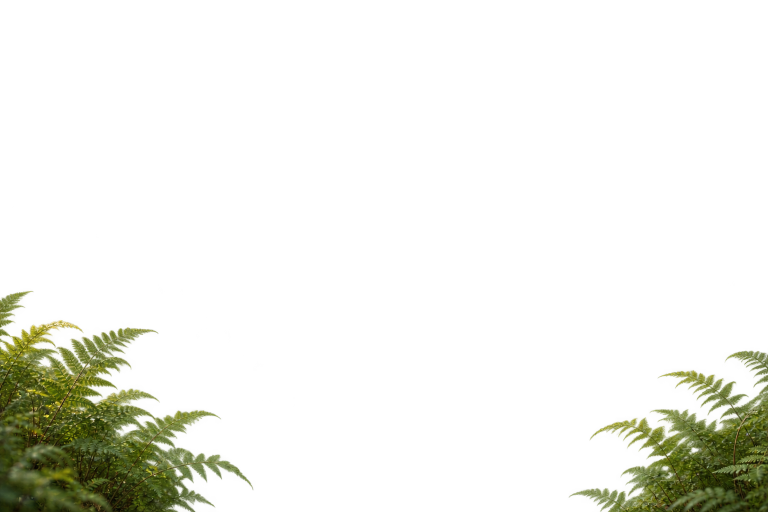
#> input picture assets/artwork/v3/forest/ferns.png, 1536 x 1024 px (shown at 1/2 size)
$ python -i scene_animation.py   (imports and definitions only)
#> lines starting #> are read from the running program, lines starting #| are printed output that depends on the picture
#!/usr/bin/env python3
"""Build the ten-second scene entry movies.

Stage 1 asks MiniMax-H3 for the two motion clips (first frame plus last
frame, so the character stays the character of the artwork). Stage 2 assembles
those clips, the artwork keyframes and the local soundtrack into the final
movie. Stage 3 measures the result against the acceptance criteria.

Stage 2 never touches the network: it only reads assets/artwork/v1 and
assets/media/v2/clips, so the pipeline can be re-run from stored clips.
"""
import argparse, hashlib, json, math, os, pathlib, shutil, subprocess, sys

import numpy as np
from PIL import Image

ROOT = pathlib.Path(__file__).resolve().parents[1]
ART = ROOT / "assets/artwork/v1"
V2 = ROOT / "assets/media/v2"
CLIPS = V2 / "clips"
BUILD = ROOT / ".build/scene-animation"

FPS = 24
WIDTH, HEIGHT = 1920, 1248
APPROACH_END = 4.6
SETTLE_END = 8.2
TOTAL = 10.0
JUNCTION_FADE = 0.25

SCENES = ("forest", "beach", "meadow", "snow")

SCENE_PLACE = {
    "forest": "a sunlit forest path with mossy boulders, ferns and tall straight trees, "
              "soft morning light filtering through the canopy",
    "beach": "a quiet sandy cove with turquoise sea and low waves, dune grass and rocky "
             "headlands, bright clear daylight",
    "meadow": "a rolling green meadow with wildflowers and scattered boulders, a dirt "
              "trail, warm late afternoon light",
    "snow": "a snowy mountain valley with snow-laden pines and a distant frozen lake, "
            "low golden sunlight",
}


# [18 lines left out: function prompts, not called in this run]


MODEL = "MiniMax-H3"
RESOLUTION = "2K"


def run(args, **kw):
    subprocess.run(args, check=True, **kw)


# [12 lines left out: functions sha256, scene_paths, not called in this run]


def scaled(path, width=WIDTH, height=HEIGHT, scale=1):
    """Load an artwork frame at output size, centered crop, no stretch."""
#> called with path = '../assets/artwork/v3/forest/ferns.png', width = 1920, height = 1248, scale = 1
    image = Image.open(path).convert("RGB")
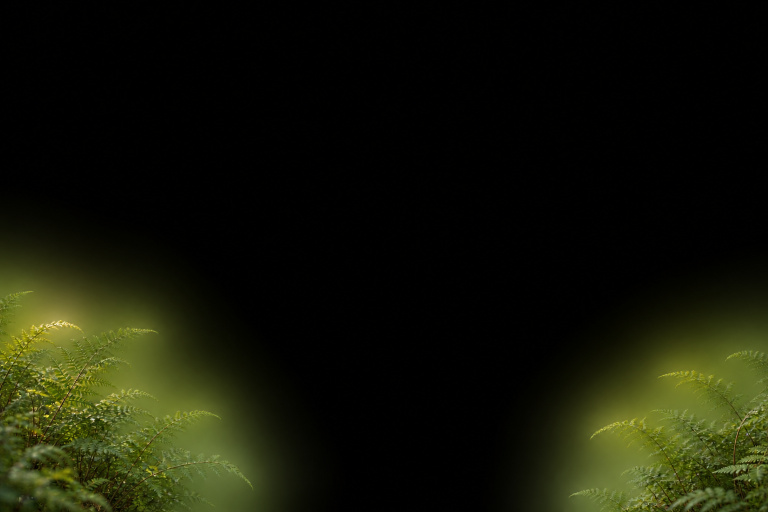
#> image: PIL image 1536x1024 RGB (shown at 1/2 size); mean R, G, B 20.9, 22.8, 7.8
    factor = max(width / image.width, height / image.height)
#> factor = 1.25
    image = image.resize((round(image.width * factor), round(image.height * factor)), Image.LANCZOS)
#> image: PIL image 1920x1280 RGB
    left = (image.width - width) // 2
#> left = 0
    top = (image.height - height) // 2
#> top = 16
    frame = np.asarray(image.crop((left, top, left + width, top + height)), dtype=np.uint8)
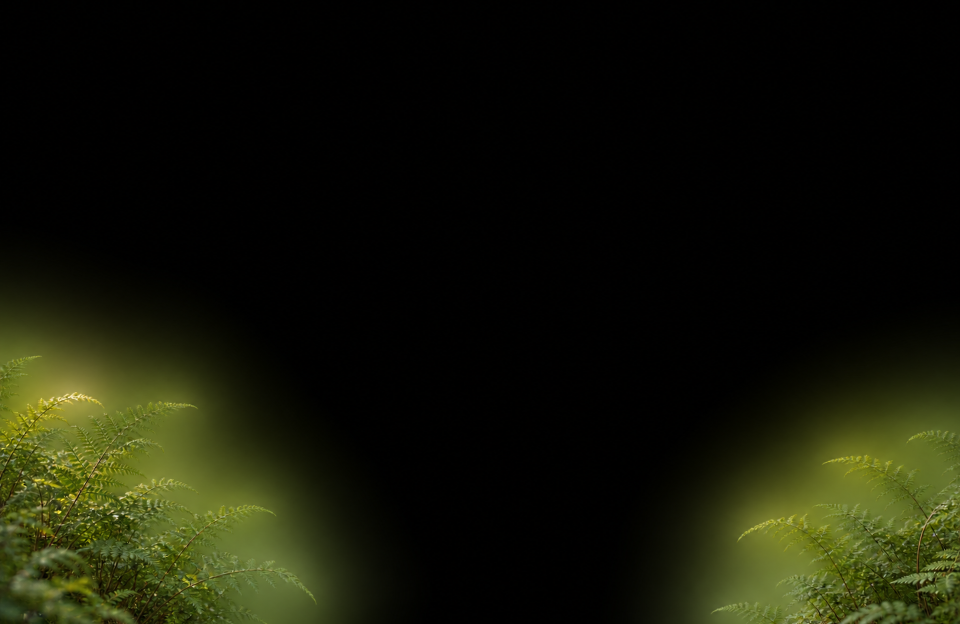
#> frame: shape (1248, 1920, 3) (shown at 1/2 size); mean R, G, B 20.9, 22.8, 7.8
    return frame[::scale, ::scale, :] if scale > 1 else frame


# [11 lines left out: function decode_clip, not called in this run]


def smoothstep(x):
    x = min(1.0, max(0.0, x))
    return x * x * (3 - 2 * x)


# [229 lines left out: functions frame_at, build_movie, decode_sound, measure, generate_clips, write_manifest and 1 more, not called in this run]


# [3 lines not run here, left out]

>>> result = scaled('../assets/artwork/v3/forest/ferns.png')
